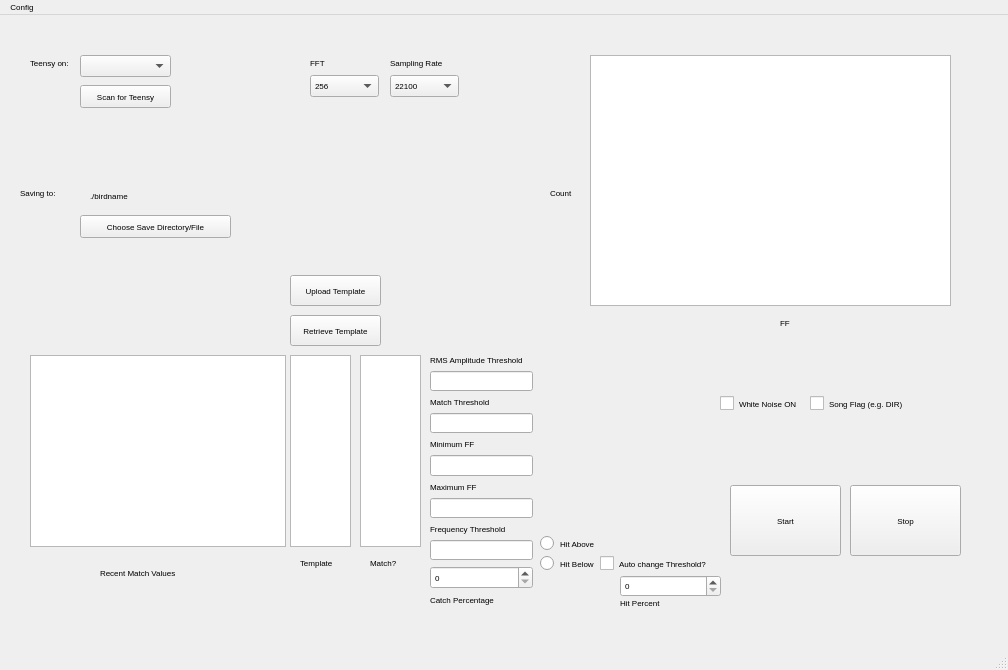
<?xml version="1.0" encoding="UTF-8"?>
<ui version="4.0">
 <class>MainWindow</class>
 <widget class="QMainWindow" name="MainWindow">
  <property name="geometry">
   <rect>
    <x>0</x>
    <y>0</y>
    <width>1008</width>
    <height>670</height>
   </rect>
  </property>
  <property name="font">
   <font>
    <pointsize>6</pointsize>
   </font>
  </property>
  <property name="windowTitle">
   <string>MainWindow</string>
  </property>
  <widget class="QWidget" name="centralwidget">
   <widget class="QPushButton" name="startButton">
    <property name="geometry">
     <rect>
      <x>730</x>
      <y>470</y>
      <width>111</width>
      <height>71</height>
     </rect>
    </property>
    <property name="autoFillBackground">
     <bool>false</bool>
    </property>
    <property name="text">
     <string>Start</string>
    </property>
   </widget>
   <widget class="QPushButton" name="stopButton">
    <property name="geometry">
     <rect>
      <x>850</x>
      <y>470</y>
      <width>111</width>
      <height>71</height>
     </rect>
    </property>
    <property name="text">
     <string>Stop</string>
    </property>
   </widget>
   <widget class="QCheckBox" name="WN_OncheckBox">
    <property name="geometry">
     <rect>
      <x>720</x>
      <y>380</y>
      <width>131</width>
      <height>17</height>
     </rect>
    </property>
    <property name="text">
     <string>White Noise ON</string>
    </property>
   </widget>
   <widget class="PlotWidget" name="FFMonitorPlot">
    <property name="geometry">
     <rect>
      <x>590</x>
      <y>40</y>
      <width>361</width>
      <height>251</height>
     </rect>
    </property>
   </widget>
   <widget class="PlotWidget" name="templateView">
    <property name="geometry">
     <rect>
      <x>290</x>
      <y>340</y>
      <width>61</width>
      <height>192</height>
     </rect>
    </property>
   </widget>
   <widget class="PlotWidget" name="DPHistGraph">
    <property name="geometry">
     <rect>
      <x>30</x>
      <y>340</y>
      <width>256</width>
      <height>192</height>
     </rect>
    </property>
   </widget>
   <widget class="QLabel" name="label_3">
    <property name="geometry">
     <rect>
      <x>390</x>
      <y>40</y>
      <width>121</width>
      <height>16</height>
     </rect>
    </property>
    <property name="text">
     <string>Sampling Rate</string>
    </property>
   </widget>
   <widget class="QComboBox" name="NFFTcomboBox">
    <property name="geometry">
     <rect>
      <x>310</x>
      <y>60</y>
      <width>69</width>
      <height>22</height>
     </rect>
    </property>
    <property name="toolTip">
     <string extracomment="Should ONLY be changed in the Arduino Code. And even then only if you know what you're doing."/>
    </property>
    <item>
     <property name="text">
      <string>256</string>
     </property>
    </item>
    <item>
     <property name="text">
      <string>512</string>
     </property>
    </item>
    <item>
     <property name="text">
      <string>1024</string>
     </property>
    </item>
   </widget>
   <widget class="QComboBox" name="SampleRateComboBox">
    <property name="geometry">
     <rect>
      <x>390</x>
      <y>60</y>
      <width>69</width>
      <height>22</height>
     </rect>
    </property>
    <property name="toolTip">
     <string extracomment="Should ONLY be changed in the Arduino Code. And even then only if you know what you're doing."/>
    </property>
    <item>
     <property name="text">
      <string>22100</string>
     </property>
    </item>
    <item>
     <property name="text">
      <string>32000</string>
     </property>
    </item>
    <item>
     <property name="text">
      <string>44100</string>
     </property>
    </item>
   </widget>
   <widget class="QLabel" name="label_4">
    <property name="geometry">
     <rect>
      <x>310</x>
      <y>40</y>
      <width>121</width>
      <height>16</height>
     </rect>
    </property>
    <property name="text">
     <string>FFT</string>
    </property>
   </widget>
   <widget class="QPushButton" name="uploadtemplateButton">
    <property name="geometry">
     <rect>
      <x>290</x>
      <y>260</y>
      <width>91</width>
      <height>31</height>
     </rect>
    </property>
    <property name="text">
     <string>Upload Template</string>
    </property>
   </widget>
   <widget class="QLabel" name="label_7">
    <property name="geometry">
     <rect>
      <x>300</x>
      <y>540</y>
      <width>41</width>
      <height>16</height>
     </rect>
    </property>
    <property name="text">
     <string>Template</string>
    </property>
   </widget>
   <widget class="QLabel" name="label_8">
    <property name="geometry">
     <rect>
      <x>550</x>
      <y>170</y>
      <width>121</width>
      <height>16</height>
     </rect>
    </property>
    <property name="text">
     <string>Count</string>
    </property>
   </widget>
   <widget class="QLabel" name="label_9">
    <property name="geometry">
     <rect>
      <x>780</x>
      <y>300</y>
      <width>31</width>
      <height>16</height>
     </rect>
    </property>
    <property name="text">
     <string>FF</string>
    </property>
   </widget>
   <widget class="QLabel" name="label_11">
    <property name="geometry">
     <rect>
      <x>100</x>
      <y>550</y>
      <width>121</width>
      <height>16</height>
     </rect>
    </property>
    <property name="text">
     <string>Recent Match Values</string>
    </property>
   </widget>
   <widget class="QPushButton" name="serialScan">
    <property name="geometry">
     <rect>
      <x>80</x>
      <y>70</y>
      <width>91</width>
      <height>23</height>
     </rect>
    </property>
    <property name="text">
     <string>Scan for Teensy</string>
    </property>
   </widget>
   <widget class="QComboBox" name="Teensy_Com_ComboBox">
    <property name="geometry">
     <rect>
      <x>80</x>
      <y>40</y>
      <width>91</width>
      <height>22</height>
     </rect>
    </property>
   </widget>
   <widget class="QRadioButton" name="HitAboveButton">
    <property name="geometry">
     <rect>
      <x>540</x>
      <y>520</y>
      <width>70</width>
      <height>17</height>
     </rect>
    </property>
    <property name="text">
     <string>Hit Above</string>
    </property>
   </widget>
   <widget class="QRadioButton" name="HitBelowButton">
    <property name="geometry">
     <rect>
      <x>540</x>
      <y>540</y>
      <width>70</width>
      <height>17</height>
     </rect>
    </property>
    <property name="text">
     <string>Hit Below</string>
    </property>
   </widget>
   <widget class="QPushButton" name="FileAndPath_PushButton">
    <property name="geometry">
     <rect>
      <x>80</x>
      <y>200</y>
      <width>151</width>
      <height>23</height>
     </rect>
    </property>
    <property name="text">
     <string>Choose Save Directory/File</string>
    </property>
   </widget>
   <widget class="QLabel" name="SaveFilePathLabel">
    <property name="geometry">
     <rect>
      <x>90</x>
      <y>150</y>
      <width>421</width>
      <height>61</height>
     </rect>
    </property>
    <property name="text">
     <string>./birdname</string>
    </property>
    <property name="wordWrap">
     <bool>true</bool>
    </property>
   </widget>
   <widget class="QLabel" name="SaveFilePathLabel_2">
    <property name="geometry">
     <rect>
      <x>20</x>
      <y>170</y>
      <width>51</width>
      <height>16</height>
     </rect>
    </property>
    <property name="text">
     <string>Saving to:</string>
    </property>
   </widget>
   <widget class="QCheckBox" name="DirFlagCheckBox">
    <property name="geometry">
     <rect>
      <x>810</x>
      <y>380</y>
      <width>131</width>
      <height>17</height>
     </rect>
    </property>
    <property name="text">
     <string>Song Flag (e.g. DIR)</string>
    </property>
   </widget>
   <widget class="PlotWidget" name="MagsfromTeensy">
    <property name="geometry">
     <rect>
      <x>360</x>
      <y>340</y>
      <width>61</width>
      <height>192</height>
     </rect>
    </property>
   </widget>
   <widget class="QLabel" name="label_12">
    <property name="geometry">
     <rect>
      <x>370</x>
      <y>540</y>
      <width>41</width>
      <height>16</height>
     </rect>
    </property>
    <property name="text">
     <string>Match?</string>
    </property>
   </widget>
   <widget class="QLabel" name="SaveFilePathLabel_3">
    <property name="geometry">
     <rect>
      <x>30</x>
      <y>40</y>
      <width>51</width>
      <height>16</height>
     </rect>
    </property>
    <property name="text">
     <string>Teensy on:</string>
    </property>
   </widget>
   <widget class="QPushButton" name="RetrieveTemplateButton">
    <property name="geometry">
     <rect>
      <x>290</x>
      <y>300</y>
      <width>91</width>
      <height>31</height>
     </rect>
    </property>
    <property name="text">
     <string>Retrieve Template</string>
    </property>
   </widget>
   <widget class="QCheckBox" name="upDateThresholdCheckBox">
    <property name="geometry">
     <rect>
      <x>600</x>
      <y>540</y>
      <width>131</width>
      <height>17</height>
     </rect>
    </property>
    <property name="text">
     <string>Auto change Threshold?</string>
    </property>
   </widget>
   <widget class="QSpinBox" name="ThresholdUpdateThresholdspinBox">
    <property name="geometry">
     <rect>
      <x>620</x>
      <y>560</y>
      <width>101</width>
      <height>22</height>
     </rect>
    </property>
    <property name="maximum">
     <number>100</number>
    </property>
   </widget>
   <widget class="QLabel" name="SaveFilePathLabel_5">
    <property name="geometry">
     <rect>
      <x>620</x>
      <y>580</y>
      <width>121</width>
      <height>16</height>
     </rect>
    </property>
    <property name="text">
     <string>Hit Percent</string>
    </property>
   </widget>
   <widget class="QWidget" name="layoutWidget">
    <property name="geometry">
     <rect>
      <x>430</x>
      <y>340</y>
      <width>103</width>
      <height>250</height>
     </rect>
    </property>
    <layout class="QVBoxLayout" name="verticalLayout_2">
     <item>
      <layout class="QVBoxLayout" name="verticalLayout">
       <item>
        <widget class="QLabel" name="label_5">
         <property name="text">
          <string>RMS Amplitude Threshold</string>
         </property>
        </widget>
       </item>
       <item>
        <widget class="QLineEdit" name="editAMPTHRESHOLD"/>
       </item>
       <item>
        <widget class="QLabel" name="label_10">
         <property name="text">
          <string>Match Threshold</string>
         </property>
        </widget>
       </item>
       <item>
        <widget class="QLineEdit" name="editDP_Thresh"/>
       </item>
       <item>
        <widget class="QLabel" name="label_2">
         <property name="text">
          <string>Minimum FF</string>
         </property>
        </widget>
       </item>
       <item>
        <widget class="QLineEdit" name="editMINFF"/>
       </item>
       <item>
        <widget class="QLabel" name="label">
         <property name="text">
          <string>Maximum FF</string>
         </property>
        </widget>
       </item>
       <item>
        <widget class="QLineEdit" name="editMAXFF"/>
       </item>
       <item>
        <widget class="QLabel" name="label_6">
         <property name="text">
          <string>Frequency Threshold</string>
         </property>
        </widget>
       </item>
       <item>
        <widget class="QLineEdit" name="editFREQ_THRESH"/>
       </item>
      </layout>
     </item>
     <item>
      <widget class="QSpinBox" name="CatchPercentspinBox">
       <property name="maximum">
        <number>100</number>
       </property>
      </widget>
     </item>
     <item>
      <widget class="QLabel" name="SaveFilePathLabel_6">
       <property name="text">
        <string>Catch Percentage</string>
       </property>
      </widget>
     </item>
    </layout>
   </widget>
  </widget>
  <widget class="QMenuBar" name="menubar">
   <property name="geometry">
    <rect>
     <x>0</x>
     <y>0</y>
     <width>1008</width>
     <height>21</height>
    </rect>
   </property>
   <widget class="QMenu" name="menuConfig">
    <property name="title">
     <string>Config</string>
    </property>
    <addaction name="actionLoad_Config"/>
    <addaction name="actionSave_Config"/>
   </widget>
   <addaction name="menuConfig"/>
  </widget>
  <widget class="QStatusBar" name="statusbar"/>
  <action name="actionLoad_Config">
   <property name="text">
    <string>Load Config</string>
   </property>
  </action>
  <action name="actionSave_Config">
   <property name="text">
    <string>Save Config</string>
   </property>
  </action>
 </widget>
 <customwidgets>
  <customwidget>
   <class>PlotWidget</class>
   <extends>QGraphicsView</extends>
   <header location="global">pyqtgraph.h</header>
  </customwidget>
 </customwidgets>
 <resources/>
 <connections/>
</ui>
